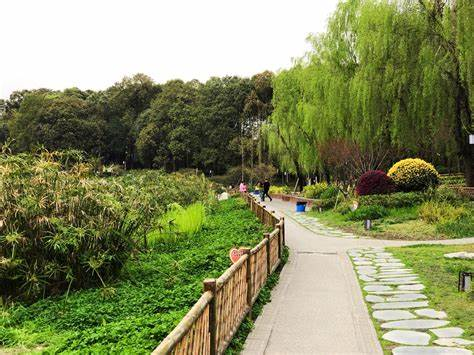
#> input picture 图像平滑/park.jpg, 474 x 355 px
$ python '自适应直方图均衡化.py'
#> lines starting #> are read from the running program, lines starting #| are printed output that depends on the picture

import numpy as np
import cv2 as cv
from matplotlib import pyplot as plt

# 1. 以灰度图形式读取图像
img = cv.imread('park.jpg',0)
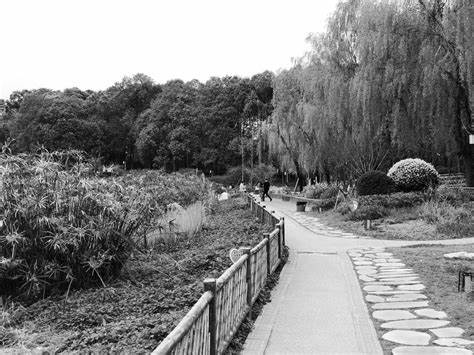
#> img: shape (355, 474); min 0, max 255, mean 132.6
# 2. 创建一个自适应均衡化的对象，并应用于图像
clahe = cv.createCLAHE(clipLimit=2.0, tileGridSize=(8,8))
cl1 = clahe.apply(img)
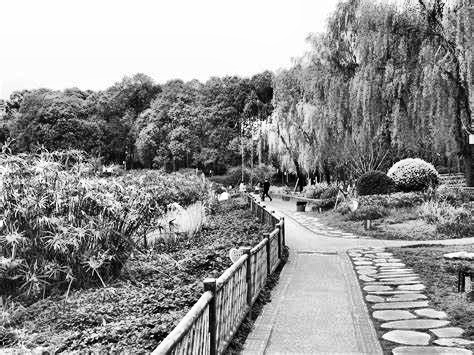
#> cl1: shape (355, 474); min 0, max 255, mean 146.4
# 3. 图像展示
fig,axes=plt.subplots(nrows=1,ncols=2,figsize=(10,8),dpi=100)
axes[0].imshow(img,cmap=plt.cm.gray)
axes[0].set_title("原图")
axes[1].imshow(cl1,cmap=plt.cm.gray)
axes[1].set_title("自适应均衡化后的结果")
plt.show()
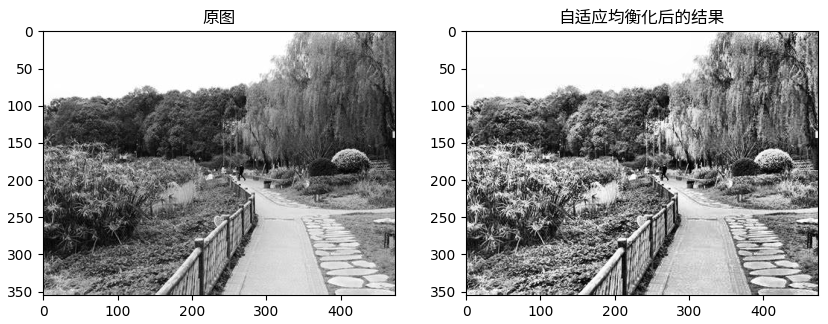
#> figure drawn by matplotlib, 2 panels
